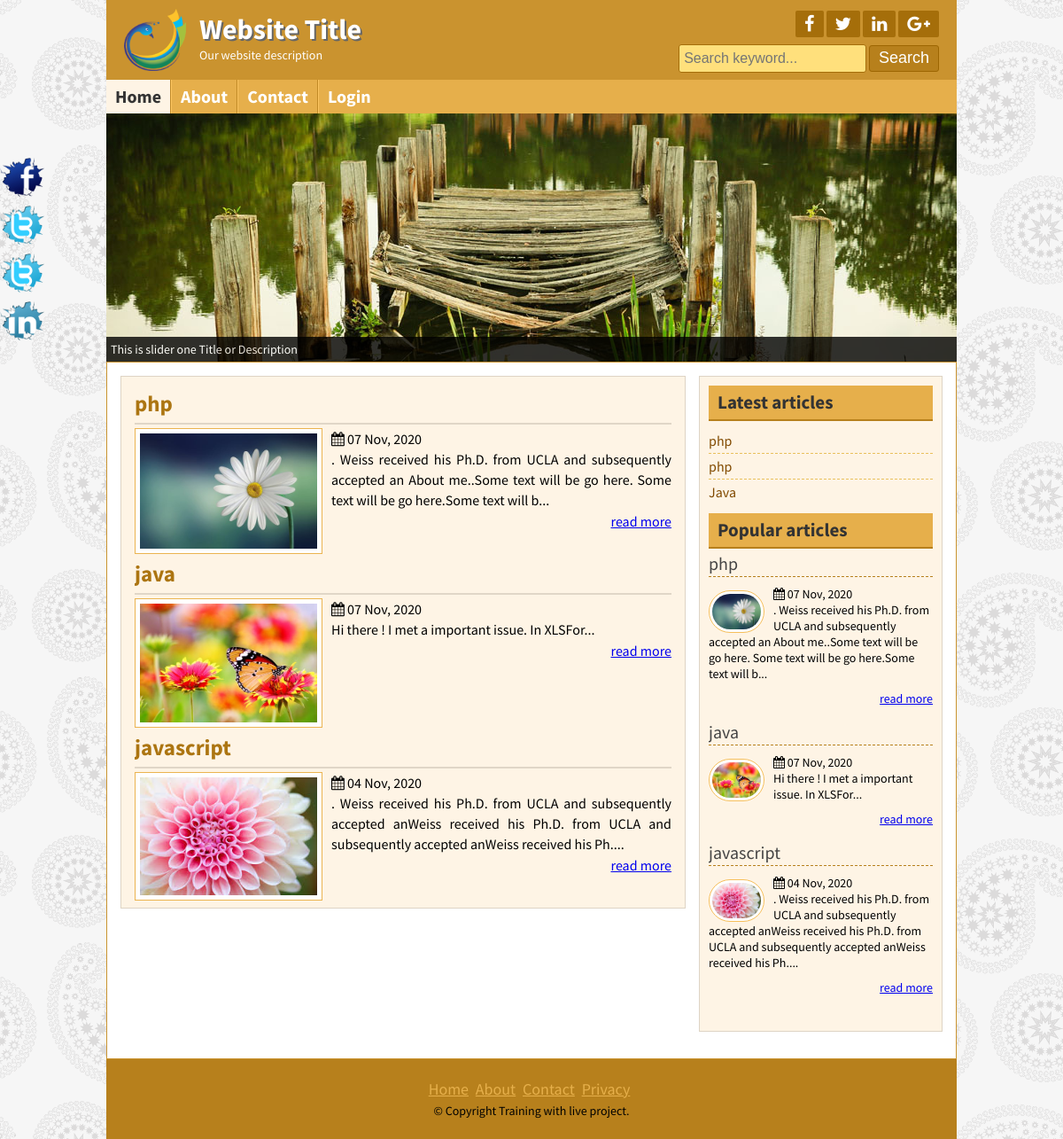
The page / on the database its author committed.
### tables this page shows
CREATE TABLE IF NOT EXISTS `post` (
  `post_id` int(11) NOT NULL AUTO_INCREMENT,
  `title` varchar(255) NOT NULL,
  `description` longtext NOT NULL,
  `category` varchar(255) NOT NULL,
  `post_date` varchar(255) NOT NULL,
  `author` int(255) NOT NULL,
  `post_img` varchar(255) NOT NULL,
  PRIMARY KEY (`post_id`)
);

CREATE TABLE IF NOT EXISTS `category` (
  `category_id` int(255) NOT NULL AUTO_INCREMENT,
  `category_name` varchar(255) NOT NULL,
  `post` int(255) NOT NULL DEFAULT '0',
  PRIMARY KEY (`category_id`)
);

### index.php (the view, shortened to what this page needs)
<!DOCTYPE html>
<html>
<head>
	<link rel="stylesheet" href="font-awesome-4.5.0/css/font-awesome.css">
	<link rel="stylesheet" href="css/nivo-slider.css" type="text/css" media="screen" />
	<link rel="stylesheet" href="style.css">
</head>
<body>
	<div class="headersection templete clear">
		<a href="#">
			<div class="logo">
				<img src="images/logo.png" alt="Logo"/>
				<h2>Website Title</h2>
				<p>Our website description</p>
			</div>
		</a>
		<div class="social clear">
			<div class="icon clear">
				<a href="http://www.facebook.com" target="_blank"><i class="fa fa-facebook"></i></a>
				<a href="http://twitter.com/share?text=[TITLE]&url=[URL_FULL]&hashtags=[HASTAG]" target="_blank"><i class="fa fa-twitter"></i></a>
				<a href="https://www.linkedin.com" target="_blank"><i class="fa fa-linkedin"></i></a>
				<a href="https://www.google.com" target="_blank"><i class="fa fa-google-plus"></i></a>
			</div>
			<div class="searchbtn clear">
			<form action="search.php" method="GET">
				<input type="text" name="search" placeholder="Search keyword..."/>
				<input type="submit" value="Search"/>
			</form>
			</div>
		</div>
	</div>
<div class="navsection templete">
	<ul>
		<li><a id="active" href="index.php">Home</a></li>
		<li><a href="about.php">About</a></li>
		<li><a href="contact.php">Contact</a></li>
		<li><a href="login.php">Login</a></li>
	</ul>
</div>
<div class="slidersection templete clear">
        <div id="slider">
            <a href="#"><img src="images/slideshow/01.jpg" alt="nature 1" title="This is slider one Title or Description" /></a>
        </div>
</div>
	<div class="contentsection contemplete clear">
		<?php
$conn=mysqli_connect("localhost","root","","lifeproject") or die("Not connected".mysqli_error());
$query="SELECT post.post_id,post.title,post.description,post.post_img,post.post_date,post.category,category.category_name,users.username FROM post
LEFT JOIN category ON post.category = category.category_id
LEFT JOIN users ON post.author = users.user_id
ORDER BY post.post_id DESC";
 $result=mysqli_query($conn,$query) or die("Query failed.");
$count=mysqli_num_rows($result);
?>
	<div class="maincontent clear">
		<?php
	if($count>0){
    while ($row = mysqli_fetch_assoc($result)) {
?>
			<div class="samepost clear">
				<h2><a href='post.php?id=<?php echo $row['post_id'] ?>'><?php echo $row['title'] ?></a></h2>
						<i class="fa fa-calendar" aria-hidden="true"></i>
                    <?php echo $row['post_date'] ?>
						<a class="post-img" href="post.php?id=<?php echo $row['post_id'] ?>"><img src="admin/upload/<?php echo $row['post_img'] ?>" alt=""/></a>
                       <p><?php echo substr($row['description'],0,150)."..."?></p>
						<a class='read-more pull-right' href='post.php?id=<?php echo $row['post_id'] ?>'>read more</a>
				</div>
				<?php }
                        }else{
                            echo "No record found";
                        }
                        ?>
			</div>
			<?php  include "sidebar.php";?>
		</div>
	<?php  include "footer.php";?>
</body>
</html>

### sidebar.php
<?php
$conn=mysqli_connect("localhost","root","","lifeproject") or die("Not connected".mysqli_error());
$query="SELECT post.post_id,post.title,post.description,post.post_img,post.post_date,post.category,category.category_name,users.username FROM post
LEFT JOIN category ON post.category = category.category_id
LEFT JOIN users ON post.author = users.user_id
ORDER BY post.post_id DESC";
$result =mysqli_query($conn,$query);
$result2 =mysqli_query($conn,$query);
?>
<div class="sidebar clear">
			<div class="samesidebar clear">
				<h2>Latest articles</h2>
					<ul>
						<?php
while ($rows = mysqli_fetch_assoc($result2)) {
?>
						 <li><a href=""><?php echo $rows['category_name'] ?></a></li>
							<?php } ?>
					</ul>
			</div>
			<div class="samesidebar clear">
				<h2>Popular articles</h2>
				<?php
while ($row = mysqli_fetch_assoc($result)) {
?>
					<div class="popular clear">
						<h3><a href='post.php?id=<?php echo $row['post_id'] ?>'><?php echo $row['title'] ?></a></h3>
						<i class="fa fa-calendar" aria-hidden="true"></i>
                    <?php echo $row['post_date'] ?>
						<a class="post-img" href="post.php?id=<?php echo $row['post_id'] ?>"><img src="admin/upload/<?php echo $row['post_img'] ?>" alt=""/></a>
						<p><?php echo substr($row['description'],0,150)."..."?></p>
						<a class='read-more pull-right' href='post.php?id=<?php echo $row['post_id'] ?>'>read more</a>
					</div>
				<?php } ?>
			</div>
		</div>

### footer.php
<div class="footersection templete clear">
	  <div class="footermenu clear">
		<ul>
			<li><a href="#">Home</a></li>
			<li><a href="#">About</a></li>
			<li><a href="#">Contact</a></li>
			<li><a href="#">Privacy</a></li>
		</ul>
	  </div>
	  <p>&copy; Copyright Training with live project.</p>
	</div>
	<div class="fixedicon clear">
		<a href="http://www.facebook.com"><img src="images/fb.png" alt="Facebook"/></a>
		<a href="http://www.twitter.com"><img src="images/tw.png" alt="Twitter"/></a>
		<a href="http://www.twitter.com"><img src="images/tw.png" alt="Twitter"/></a>
		<a href="http://www.linkedin.com"><img src="images/in.png" alt="LinkedIn"/></a>
	</div>

### css/nivo-slider.css (style rules this page uses)
.nivoSlider { position:relative; }
.nivoSlider a.nivo-imageLink { position:absolute; top:0px; left:0px; width:100%; height:100%; border:0; padding:0; margin:0; z-index:60; display:none; }

### rows shown on the page
post: title "php", post_date "07 Nov, 2020", post_img (picture), description ". Weiss received his Ph.D. from UCLA and subsequently accepted an About me..Some text will be go here. Some text will be go here.Some text will b", category.category_name "php"
post: title "java", post_date "07 Nov, 2020", post_img (picture), description "Hi there ! I met a important issue. In XLSFor", category.category_name "php"
post: title "javascript", post_date "04 Nov, 2020", post_img (picture), description ". Weiss received his Ph.D. from UCLA and subsequently accepted anWeiss received his Ph.D. from UCLA and subsequently accepted anWeiss received his Ph.", category.category_name "Java"
